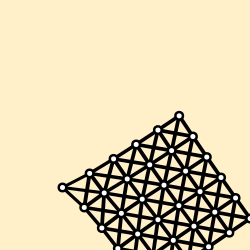

Python code for this plot:
from math import tau
from scipy.constants import g
import cairo
from softbodies import Node, Link
from vectors import Vector


def render(nodes: list[Node], links: list[Link], camera_position: Vector, camera_zoom: float):
    surface = cairo.ImageSurface(cairo.FORMAT_ARGB32, 250, 250)
    ctx = cairo.Context(surface)

    ctx.scale(250, 250)
    ctx.rectangle(0, 0, 1, 1)
    ctx.set_source_rgb(1, 0.94, 0.79)
    ctx.fill()
    ctx.translate(0.5, 0.5)
    ctx.scale(1, -1)
    ctx.scale(camera_zoom, camera_zoom)
    ctx.translate(-camera_position.x, -camera_position.y)

    for link in links:
        ctx.move_to(link.nodes[0].position.x, link.nodes[0].position.y)
        ctx.line_to(link.nodes[1].position.x, link.nodes[1].position.y)
        ctx.set_source_rgb(0, 0, 0)
        ctx.set_line_width(0.03 * (link.resting_length / link.get_length()))
        ctx.set_line_cap(cairo.LINE_CAP_ROUND)
        ctx.stroke()

    for node in nodes:
        ctx.arc(node.position.x, node.position.y, 0.03, 0, tau)
        ctx.set_source_rgb(1, 1, 1)
        ctx.fill_preserve()
        ctx.set_source_rgb(0, 0, 0)
        ctx.set_line_width(0.02)
        ctx.stroke()

    surface.write_to_png(f"render.png")
